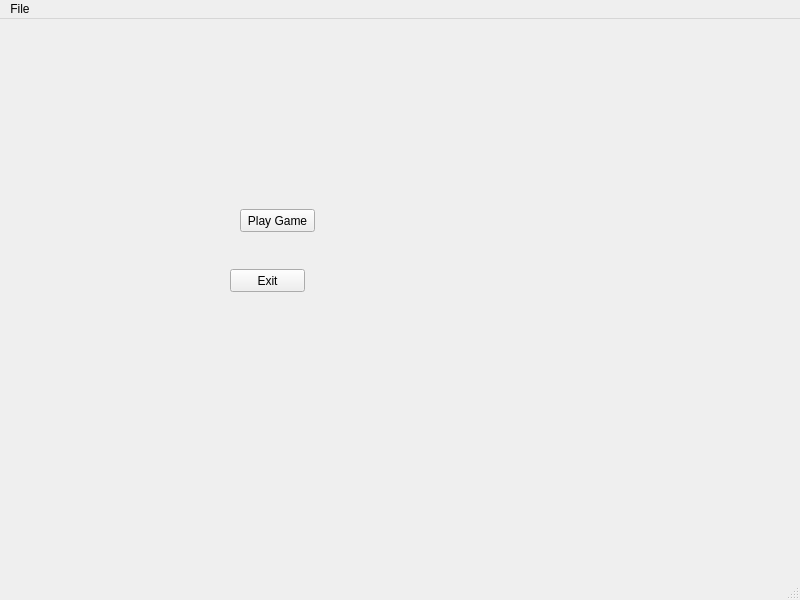
<?xml version="1.0" encoding="UTF-8"?>
<ui version="4.0">
 <class>MainMenu</class>
 <widget class="QMainWindow" name="MainMenu">
  <property name="geometry">
   <rect>
    <x>0</x>
    <y>0</y>
    <width>800</width>
    <height>600</height>
   </rect>
  </property>
  <property name="windowTitle">
   <string>MainMenu</string>
  </property>
  <widget class="QWidget" name="centralwidget">
   <widget class="QPushButton" name="pbtnPlayGame">
    <property name="geometry">
     <rect>
      <x>240</x>
      <y>190</y>
      <width>75</width>
      <height>23</height>
     </rect>
    </property>
    <property name="toolTip">
     <string extracomment="Play the game!"/>
    </property>
    <property name="text">
     <string>Play Game</string>
    </property>
   </widget>
   <widget class="QPushButton" name="pbtnExit">
    <property name="geometry">
     <rect>
      <x>230</x>
      <y>250</y>
      <width>75</width>
      <height>23</height>
     </rect>
    </property>
    <property name="text">
     <string>Exit</string>
    </property>
   </widget>
  </widget>
  <widget class="QMenuBar" name="menubar">
   <property name="geometry">
    <rect>
     <x>0</x>
     <y>0</y>
     <width>800</width>
     <height>21</height>
    </rect>
   </property>
   <widget class="QMenu" name="menuFile">
    <property name="title">
     <string>File</string>
    </property>
    <addaction name="actionExit"/>
   </widget>
   <addaction name="menuFile"/>
  </widget>
  <widget class="QStatusBar" name="statusbar"/>
  <action name="actionExit">
   <property name="text">
    <string>Exit</string>
   </property>
  </action>
  <action name="actionReset_2">
   <property name="text">
    <string>Reset</string>
   </property>
  </action>
 </widget>
 <resources/>
 <connections/>
</ui>
